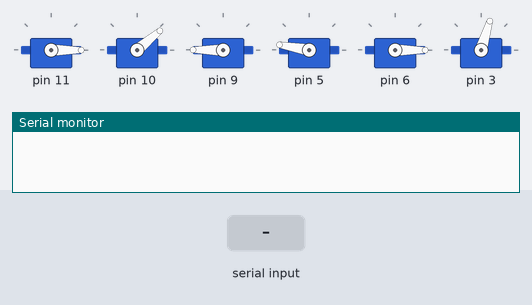
The sketch below on a simulated Arduino Uno, built with avr-gcc and run on an emulated ATmega328P. Shown: 6 × servo, the last lines printed to the serial monitor. The test bench sets the inputs (shaded band).

Above: at 7.2 s.
7.3 s: "90:45\n" received over Serial
At 13.5 s:
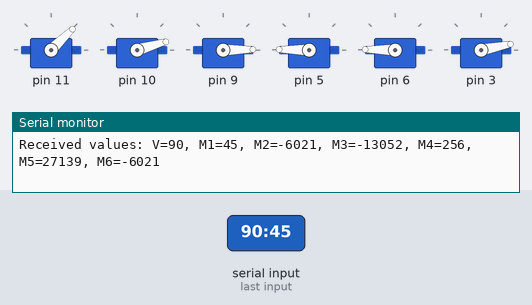
At 16.0 s:
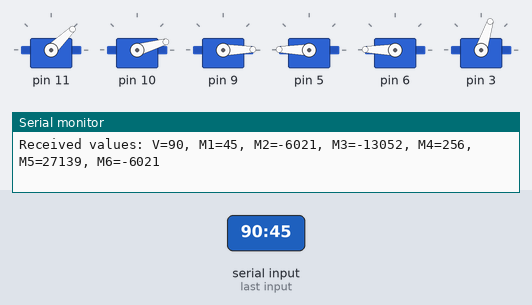
Timing chart, 0 to 25.3 s (numbered marks = the images above; inputs shaded):
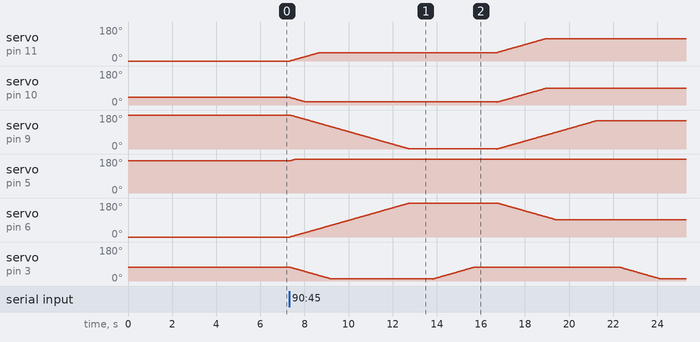

Measured:
- after the input at 7.3 s, servo on pin 11: moves from 0° to 119° over 11.6 s, starting after 0.05 s; servo on pin 5: moves from 170° to 179° over 0.24 s, starting after 0.05 s; servo on pin 6: rises from 0° to 180° in 9.4 s, then falls to 91° in 2.7 s

The sketch:

Tinkerkit_Braccio_Robot_V2.ino
```cpp
// =====================================================================================================================
// Name: Tinkerkit_Braccio_Robot_V2
// Description: This program allows control of a Braccio robotic arm through serial communication.
// Target: Arduino Uno
// Compiler: Arduino IDE
// Usage: Control the Braccio robot using Python
// Restriction(s): None.
// History: 7/05/2024 | E. Zoukou / C. Courtemanche / K. Niamba / Creation;
//          1/28/2025 | K. Niamba / Modification ---> Documentation translation (FR to ENG);
// =====================================================================================================================

// =====================================================================================================================
// Including files
// =====================================================================================================================
#include <Braccio.h>
#include <Servo.h>

// ---------------------------------------------------
// Calling the parts of the arm (servo motors)
// ---------------------------------------------------
Servo base;                                                // Base servo
Servo shoulder;                                            // Shoulder servo
Servo elbow;                                               // Elbow servo
Servo wrist_rot;                                           // Wrist rotation servo
Servo wrist_ver;                                           // Wrist flexion servo
Servo gripper;                                             // Gripper servo

// =====================================================================================================================
// Main Program #2
// =====================================================================================================================
void setup() {
  Braccio.begin();                                         // Initialize the Braccio arm
  Serial.begin(9600);                                      // Initialize serial communication at 9600 baud rate
}

void loop() {
  if (Serial.available() > 0) {                            // Check if data is available on the serial port
    String reception = Serial.readStringUntil('\n');       // Read the string until the end of the line
    int values[7];                                         // Array to store the received values (size increased for M6)
    parseValues(reception, values);                        // Call the function to extract the values

    // ---------------------------------------------------
    // Extract values from the array
    // ---------------------------------------------------
    int V = values[0];                                     // Speed
    int M1 = values[1];                                    // Base angle
    int M2 = values[2];                                    // Shoulder angle
    int M3 = values[3];                                    // Elbow angle
    int M4 = values[4];                                    // Wrist rotation angle
    int M5 = values[5];                                    // Wrist flexion angle
    int M6 = values[6];                                    // Gripper angle (M6 added)

    // ---------------------------------------------------
    // Display the received values in the Serial Monitor
    // ---------------------------------------------------
    Serial.print("Received values: ");
    Serial.print("V="); Serial.print(V);
    Serial.print(", M1="); Serial.print(M1);
    Serial.print(", M2="); Serial.print(M2);
    Serial.print(", M3="); Serial.print(M3);
    Serial.print(", M4="); Serial.print(M4);
    Serial.print(", M5="); Serial.print(M5);
    Serial.print(", M6="); Serial.println(M6);

    Braccio.ServoMovement(V, M1, M2, M3, M4, M5, M6);      // Arm movement based on the values received from PyCharm
    delay(1000);

    Braccio.ServoMovement(V, M1, M2, M3, M4, M5, 73);      // Open the gripper
    delay(1000);

    Braccio.ServoMovement(V, 120, 90, 150, 180, 90, 73);   // Arm movement
    delay(1000);

    Braccio.ServoMovement(V, 120, 90, 150, 180, 90, 0);    // Close the gripper
    delay(1000);

    Serial.println("Received and executed: " + reception); // Message indicating the data has been received and processed
  }
}

// ---------------------------------------------------
// Function to extract and separate the values << String >> from PyCharm for the Arduino IDE
// ---------------------------------------------------
void parseValues(String data, int* values) {
  int index = 0;
  while (data.length() > 0) {
    int separatorIndex = data.indexOf(':');                // Look for the index of the separator ':'
    if (separatorIndex != -1) {
      String valueStr = data.substring(0, separatorIndex); // Extract the substring before the separator
      values[index++] = valueStr.toInt();                  // Convert the substring to an integer and add it to the values array
      data = data.substring(separatorIndex + 1);           // Update the string by removing the processed part
    } else {
      values[index++] = data.toInt();                      // Convert the string to an integer and add it to the values array
      break;                                               // Exit the loop
    }
  }
}
```
